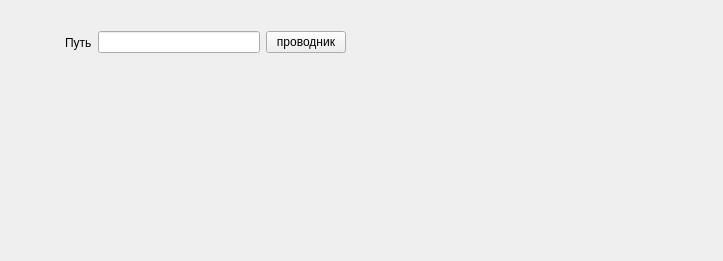
<?xml version="1.0" encoding="UTF-8"?>
<ui version="4.0">
 <class>path_window</class>
 <widget class="QWidget" name="path_window">
  <property name="geometry">
   <rect>
    <x>0</x>
    <y>0</y>
    <width>723</width>
    <height>261</height>
   </rect>
  </property>
  <property name="windowTitle">
   <string>Widget</string>
  </property>
  <property name="styleSheet">
   <string notr="true"/>
  </property>
  <widget class="QWidget" name="layoutWidget">
   <property name="geometry">
    <rect>
     <x>65</x>
     <y>30</y>
     <width>281</width>
     <height>25</height>
    </rect>
   </property>
   <layout class="QHBoxLayout" name="lay">
    <item>
     <widget class="QLabel" name="label">
      <property name="text">
       <string>Путь</string>
      </property>
     </widget>
    </item>
    <item>
     <widget class="QLineEdit" name="le_guide"/>
    </item>
    <item>
     <widget class="QPushButton" name="pb_guide">
      <property name="text">
       <string>проводник</string>
      </property>
     </widget>
    </item>
   </layout>
  </widget>
 </widget>
 <resources/>
 <connections/>
</ui>
